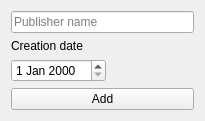
<?xml version="1.0" encoding="UTF-8"?>
<ui version="4.0">
 <class>publisherAddingForm</class>
 <widget class="QWidget" name="publisherAddingForm">
  <property name="geometry">
   <rect>
    <x>0</x>
    <y>0</y>
    <width>205</width>
    <height>112</height>
   </rect>
  </property>
  <property name="windowTitle">
   <string>Add publisher</string>
  </property>
  <layout class="QVBoxLayout" name="verticalLayout">
   <item>
    <widget class="QLineEdit" name="nameEdit">
     <property name="placeholderText">
      <string>Publisher name</string>
     </property>
    </widget>
   </item>
   <item>
    <widget class="QLabel" name="label">
     <property name="maximumSize">
      <size>
       <width>16777215</width>
       <height>20</height>
      </size>
     </property>
     <property name="text">
      <string>Creation date</string>
     </property>
    </widget>
   </item>
   <item alignment="Qt::AlignLeft">
    <widget class="QDateEdit" name="dateEdit"/>
   </item>
   <item>
    <widget class="QPushButton" name="addBtn">
     <property name="cursor">
      <cursorShape>PointingHandCursor</cursorShape>
     </property>
     <property name="text">
      <string>Add</string>
     </property>
    </widget>
   </item>
  </layout>
 </widget>
 <resources/>
 <connections>
  <connection>
   <sender>nameEdit</sender>
   <signal>returnPressed()</signal>
   <receiver>addBtn</receiver>
   <slot>click()</slot>
   <hints>
    <hint type="sourcelabel">
     <x>365</x>
     <y>109</y>
    </hint>
    <hint type="destinationlabel">
     <x>365</x>
     <y>248</y>
    </hint>
   </hints>
  </connection>
 </connections>
</ui>
